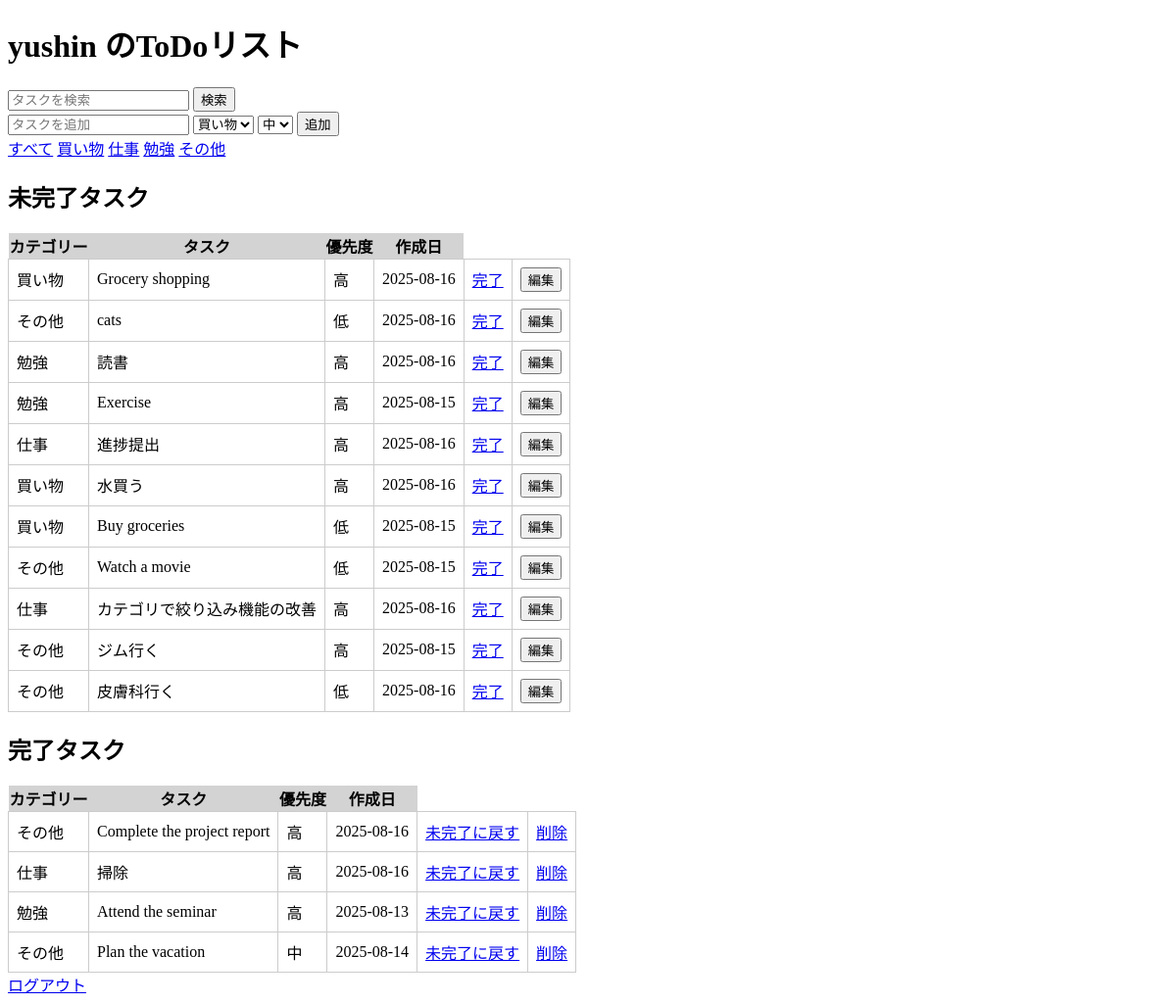
The page / (signed in) on the database its author committed.
### tables this page shows
CREATE TABLE users(
                  id INTEGER PRIMARY KEY,
                  username TEXT UNIQUE,
                  password_hash TEXT
              );

CREATE TABLE tasks(
                  id INTEGER PRIMARY KEY AUTOINCREMENT, 
                  user_id INTEGER,
                  task TEXT,
                  is_done INTEGER DEFAULT 0,
                  category TEXT,
                  priority INTEGER,
                  date_created DATE,
                  FOREIGN KEY(user_id) REFERENCES users(id)
                );

### main.py (the view, shortened to what this page needs)
@app.route("/")
@login_required
def index():
    category_filter = request.args.get("category")
    conn = sqlite3.connect(DB_PATH)
    c = conn.cursor()
    if category_filter:
        c.execute("""
                  SELECT id, task, is_done, category, priority, date_created
                  FROM tasks
                  WHERE user_id=? AND category=? AND is_done=0
        """, (current_user.id, category_filter))
    else:
        c.execute("""
            SELECT id, task, is_done, category, priority, date_created
            FROM tasks
            WHERE user_id=? AND is_done=0
        """, (current_user.id,))
    print("カテゴリー：" + str(category_filter))
    active_tasks = c.fetchall()
    if category_filter:
        c.execute("""
                  SELECT id, task, is_done, category, priority, date_created
                  FROM tasks
                  WHERE user_id=? AND category=? AND is_done=1
                  ORDER BY
                CASE priority
                    WHEN "高" THEN 1
                    WHEN "中" THEN 2
                    WHEN "低" THEN 3
                END
        """, (current_user.id, category_filter))
    else:
        c.execute("""
            SELECT id, task, is_done, category, priority, date_created
            FROM tasks
            WHERE user_id=? AND is_done=1
            ORDER BY
            CASE priority
                WHEN "高" THEN 1
                WHEN "中" THEN 2
                WHEN "低" THEN 3
            END
        """, (current_user.id,))
    completed_tasks = c.fetchall()
    search_result = []
    search_query = request.args.get("q", "")
    search_result = c.fetchall()
    conn.close()
    return render_template("index.html", active_tasks=active_tasks, completed_tasks=completed_tasks,
                           search_result=search_result, username=current_user.username)

### main.py (called while the page is built)
@login_manager.user_loader
def load_user(user_id):
    conn = sqlite3.connect(DB_PATH)
    c = conn.cursor()
    c.execute("SELECT id, username, password_hash FROM users WHERE id=?", (user_id,))
    row = c.fetchone()
    if row:
        return User(*row)
    return None

### templates/index.html (shortened to what this page needs)
<!DOCTYPE html>
<html>
<head>
    <link rel="stylesheet" href="{{ url_for('static', filename='css/style.css') }}">
</head>
<body>
    <h1>{{ username }} のToDoリスト</h1>
    <div>
        <form action="/" method="GET">
            <input type="text" name="q" placeholder="タスクを検索" value="{{ request.args.get('q', '') }}">
            <button type="submit">検索</button>
        </form>
    </div>
    <form action="/add" method="POST">
        <input type="text" name="task" placeholder="タスクを追加" required>
        <select name="category">
            <option value="買い物">買い物</option>
        </select>
        <select name="priority">
            <option value="2" selected>中</option>
        </select>
        <button type="submit">追加</button>
    </form>
    <div>
        <a href="/">すべて</a>
        <a href="/?category=買い物">買い物</a>
        <a href="/?category=仕事">仕事</a>
        <a href="/?category=勉強">勉強</a>
        <a href="/?category=その他">その他</a>
    </div>
    <h2>未完了タスク</h2>
    <table id="todoTable">
        <thead>
            <tr class="sortable">
                <th data-sort="category">カテゴリー</th>
                <th data-sort="task">タスク</th>
                <th data-sort="priority">優先度</th>
                <th data-sort="created">作成日</th>
            </tr>
        </thead>
        <tbody>
            {% for task in active_tasks %}
            <tr id="task-{{ task[0] }}"
                class="task-item"
                data-id="{{ task[0] }}"
                data-task="{{ task[1] }}"
                data-category="{{ task[3] }}"
                data-priority="{{ task[4] }}"
                data-created="{{ task[5] }}">
                <td class="category">{{ task[3] }}</td>
                <td class="task">{{ task[1] }}</td>
                <td class="priority">
                    {% if task[4] == 1 %}高
                    {% elif task[4] == 2 %}中
                    {% else %}低
                    {% endif %}
                </td>
                <td class="date_created">{{ task[5] }}</td>
                <td><a href="/toggle/{{ task[0] }}">完了</a></td>
                <td><button class="edit-btn">編集</button></td>
            </tr>
            {% else %}
            <tr>
                <td colspan="6">未完了タスクはありません。</td>
            </tr>
            {% endfor %}
        </tbody>
    </table>
    <h2>完了タスク</h2>
    <table id="todoTable">
        <thead>
            <tr class="sortable">
                <th data-type="string">カテゴリー</th>
                <th data-type="string">タスク</th>
                <th data-type="number">優先度</th>
                <th data-type="date">作成日</th>
            </tr>
        </thead>
        <tbody>
            {% for task in completed_tasks %}
            <tr class="task-item" data-category="{{ task[3] }}" data-priority="{{ task[4] }}"
                data-created="{{ task[5] }}">
                <td>{{ task[3] }}</td>
                <td>{{ task[1] }}</td>
                <td>
                    {% if task[4] == 1 %}高
                    {% elif task[4] == 2 %}中
                    {% else %}低
                    {% endif %}
                </td>
                <td>{{ task[5] }}</td>
                <td><a href="/toggle/{{ task[0] }}">未完了に戻す</a></td>
                <td><a href="/delete/{{ task[0] }}">削除</a></td>
            </tr>
            {% else %}
            <tr>
                <td colspan="6">完了タスクはありません。</td>
            </tr>
            {% endfor %}
        </tbody>
    </table>
    <a href="/logout">ログアウト</a>
</body>
</html>

### static/css/style.css (style rules this page uses)
table { border-collapse: collapse; }
#todotable th, td { border: 1px solid #ccc; padding: 8px; text-align: left; }
.sortable th { cursor: pointer; background-color: lightgrey; }

### rows shown on the page
users: username "yushin"
tasks: category "買い物", task "Grocery shopping", priority "高", date_created "2025-08-16"
tasks: category "その他", task "cats", priority "低", date_created "2025-08-16"
tasks: category "勉強", task "読書", priority "高", date_created "2025-08-16"
tasks: category "勉強", task "Exercise", priority "高", date_created "2025-08-15"
tasks: category "仕事", task "進捗提出", priority "高", date_created "2025-08-16"
tasks: category "買い物", task "水買う", priority "高", date_created "2025-08-16"
tasks: category "買い物", task "Buy groceries", priority "低", date_created "2025-08-15"
tasks: category "その他", task "Watch a movie", priority "低", date_created "2025-08-15"
tasks: category "仕事", task "カテゴリで絞り込み機能の改善", priority "高", date_created "2025-08-16"
tasks: category "その他", task "ジム行く", priority "高", date_created "2025-08-15"
tasks: category "その他", task "皮膚科行く", priority "低", date_created "2025-08-16"
tasks: category "その他", task "Complete the project report", priority "高", date_created "2025-08-16"
tasks: category "仕事", task "掃除", priority "高", date_created "2025-08-16"
tasks: category "勉強", task "Attend the seminar", priority "高", date_created "2025-08-13"
tasks: category "その他", task "Plan the vacation", priority "中", date_created "2025-08-14"
